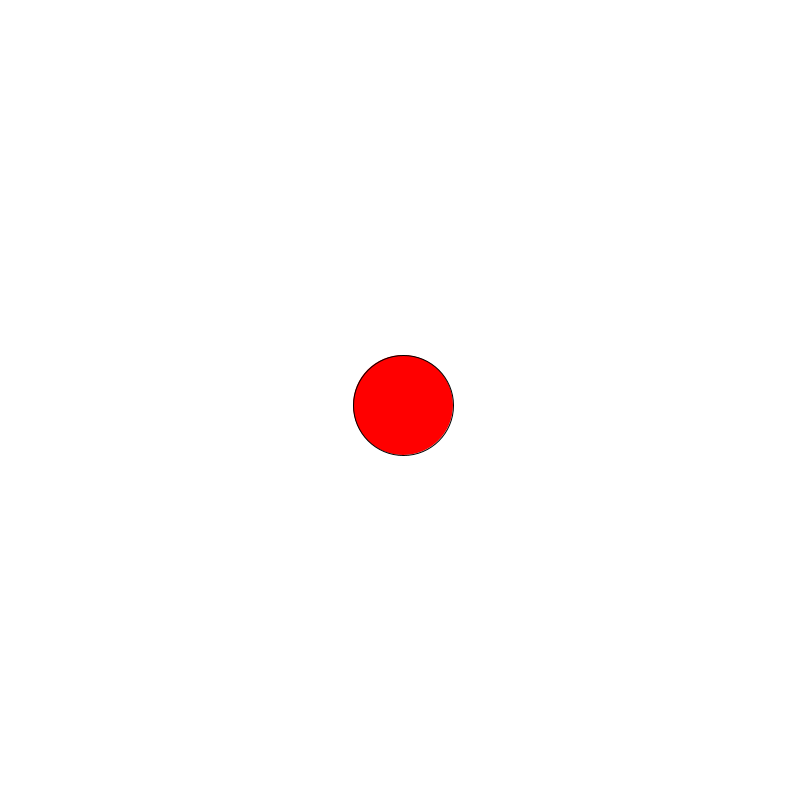
Frame 1 (no input)
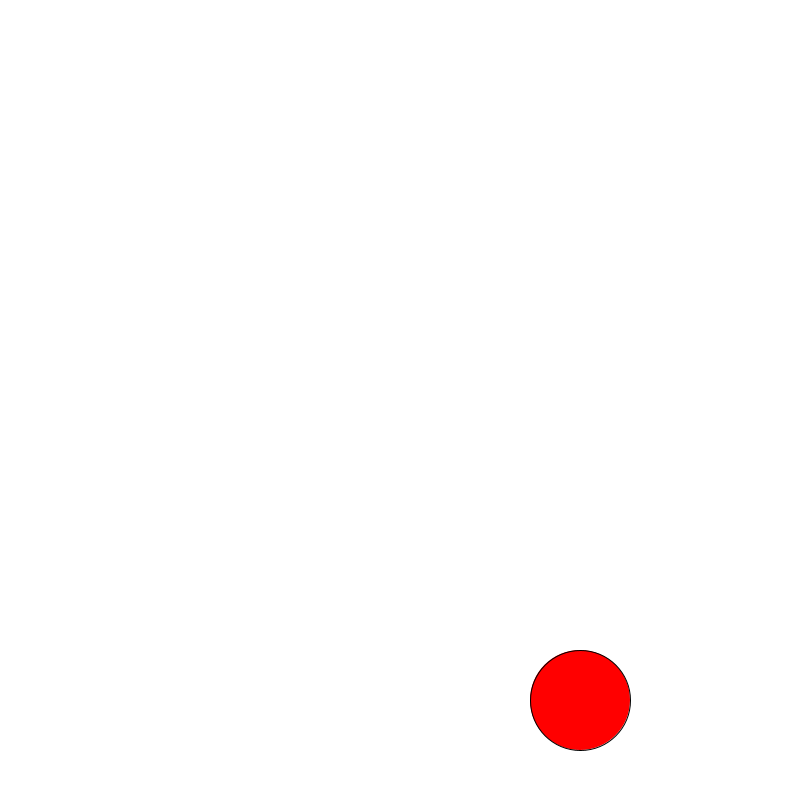
Frame 60 (the mouse pressed at the canvas centre just before this capture)
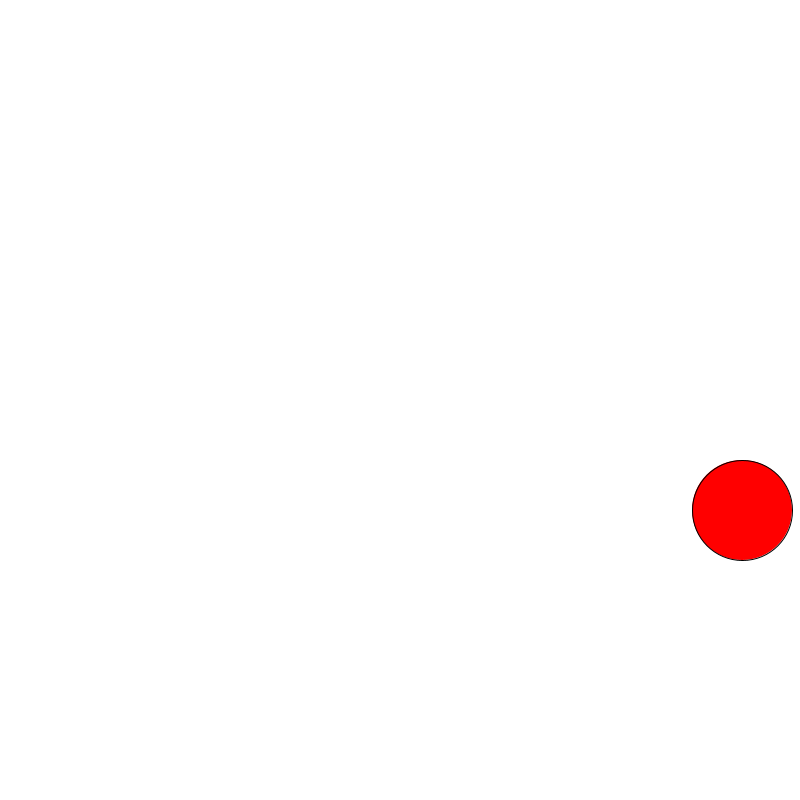
Frame 120 (the mouse held since frame 60 and released just before this capture)

The Processing sketch that drew these frames (run headless with seeded random() and noise(); from frame 60 on, the mouse is pressed at the canvas centre):

// Processing sketch: bouncingBall
// ── bouncingBall.pde
Ball b;

void setup(){
  size(800,800);
  b  = new Ball();
}

void draw(){
  background(255);
  
  b.move();
  b.display();
  
}

// ── Ball.pde
class Ball {

  int x;
  int y;
  int radius;
  int speedx;
  int speedy;

  Ball() {
    x = width/2;
    y = height/2;
    radius = 50;
    speedx = 3;
    speedy = 5;
  }

  Ball(int startx, int starty, int size, int sx, int sy) {
    x = startx;
    y = starty;
    radius = size;
    speedx = sx;
    speedy = sy;
  }

  void move() {
    x = x+speedx;
    y = y+speedy;

    if (x<radius|| x>width-radius) {
      speedx=-speedx;
    }
    if (y<radius || y>height-radius) {
      speedy=-speedy;
    }
  }

  void display() {
    fill(255, 0, 0);
    ellipse(x, y, radius*2, radius*2);
  }
}
